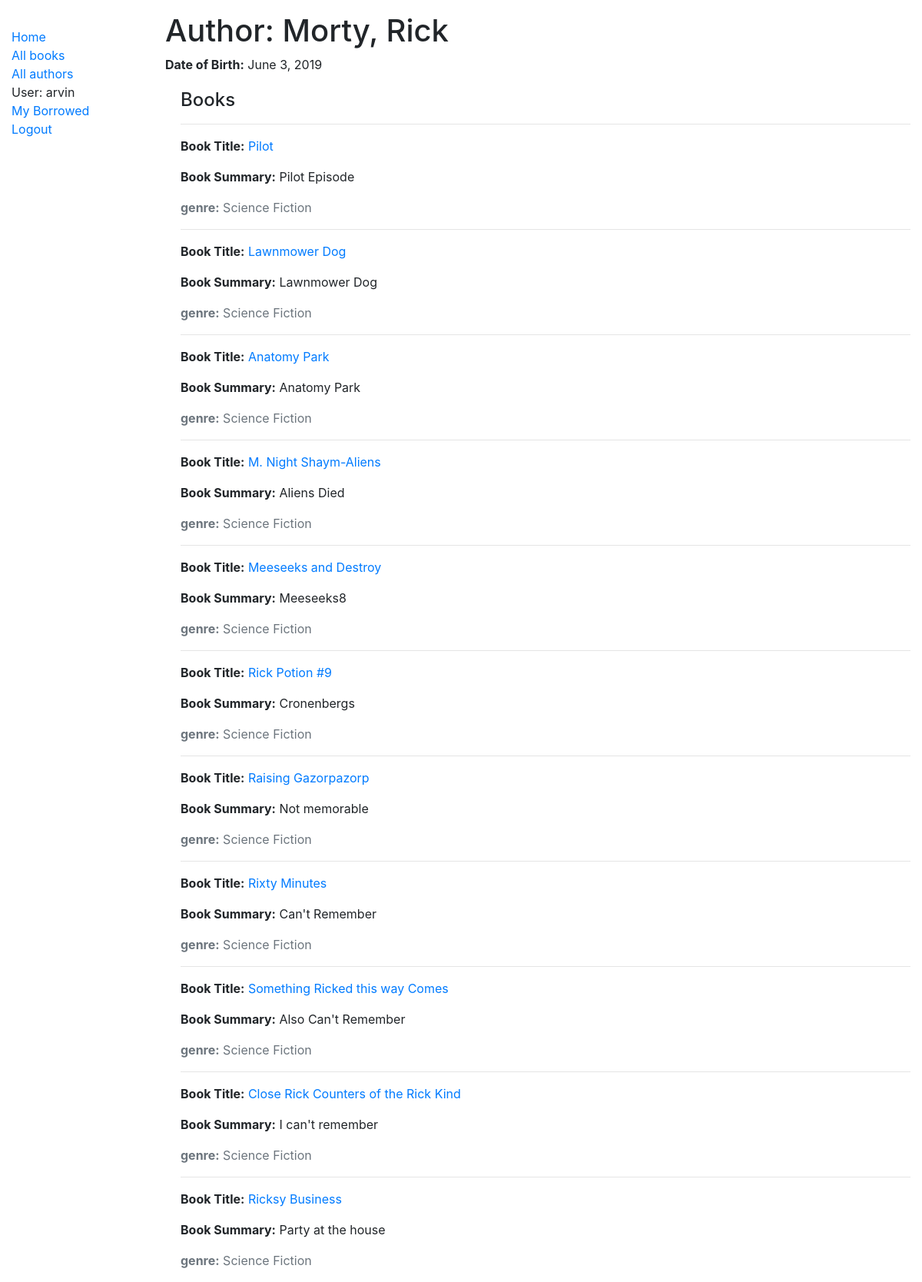
The page /author/1 (signed in) on the database its author committed.
### catalog/models.py (models this page shows, shortened)
class Author(models.Model):
    first_name = models.CharField(max_length=100)
    last_name = models.CharField(max_length=100)
    date_of_birth = models.DateField(null=True, blank=True)
    date_of_death = models.DateField('died', null=True, blank=True)
    class Meta:
        ordering = ['last_name', 'first_name']

class Book(models.Model):
    title = models.CharField(max_length=200)
    author = models.ForeignKey('Author', on_delete=models.SET_NULL, null=True)
    summary = models.TextField(max_length=1000, help_text="Enter a brief description of the book")
    isbn = models.CharField('ISBN', max_length=13,
                            help_text='13 Character <a href="https://www.isbn-international.org/content/what-isbn'
                                      '">ISBN number</a>')
    genre = models.ManyToManyField(Genre, help_text="Select a genre for this book")
    language = models.ForeignKey('Language', on_delete=models.SET_NULL, null=True)
    def display_genre(self):
        return ', '.join([genre.name for genre in self.genre.all()[:3]])
    display_genre.short_description = 'Genre'
    class Meta:
        ordering = ['id']
    def get_absolute_url(self):
        return reverse('book-detail', args=[str(self.id)])

class Genre(models.Model):
    name = models.CharField(
        max_length=200,
        help_text="Enter a book genre (e.g. Science Fiction, French Poetry etc.)"
        )

### catalog/views.py (the view)
# urls.py: path('author/<int:pk>', views.AuthorDetailView.as_view(), name='author-detail'),
class AuthorDetailView(generic.DetailView):
    model = Author
    """
    def get_context_data(self, **kwargs):
        object_list = Book.objects.filter(author=self.get_object())
        context = super(AuthorDetailView, self).get_context_data(object_list=object_list, **kwargs)
        return context
        """

### catalog/templates/catalog/author_detail.html
{% extends "catalog/base.html" %}
{% block content %}
  <h1>Author: {{ author.last_name }}, {{ author.first_name }}</h1>
  <p><strong>Date of Birth:</strong> {{ author.date_of_birth }}</p>
  <div style="margin-left:20px;margin-top:20px">
    <h4>Books</h4>
    {% for book in author.book_set.all %}
      <hr>
        <p><strong>Book Title:</strong><a href="{{ book.get_absolute_url }}"> {{ book.title }}</a></p>
        <p><strong>Book Summary:</strong> {{ book.summary }}</p>
        <p class="text-muted"><strong>genre:</strong> {{ book.display_genre }}</p>
    {% endfor %}
  </div>
{% endblock %}

### catalog/templates/catalog/base.html (shortened to what this page needs)
<!DOCTYPE html>{% load static %}
<html lang="en">
<head>
  <link rel="stylesheet" href="https://stackpath.bootstrapcdn.com/bootstrap/4.1.3/css/bootstrap.min.css">
  <link rel="stylesheet" href="{% static 'catalog/main.css' %}">
  {% load static %}
</head>
<body>
  <div class="container-fluid mt-3">
    <div class="row">
      <div class="col-sm-2">
      {% block sidebar %}
        <ul class="sidebar-nav">
          <li><a href="{% url 'index' %}">Home</a></li>
          <li><a href="{% url 'books' %}">All books</a></li>
          <li><a href="{% url 'authors' %}">All authors</a></li>
          {% if user.is_authenticated %}
          <li>User: {{ user.get_username }}</li>
          <li><a href="{% url 'my-borrowed' %}">My Borrowed</a></li>
          <li><a href="{% url 'logout'%}?next={{request.path}}">Logout</a></li>
          {% else %}
          <li><a href="{% url 'login'%}?next={{request.path}}">Login</a></li>
          {% endif %}
          </ul>
     {% endblock %}
      </div>
      <div class="col-sm-10 ">
        {% block content %}{% endblock content %}
      </div>
    </div>
  </div>
</body>
</html>

### catalog/static/catalog/main.css (style rules this page uses)
.sidebar-nav { margin-top: 20px; padding: 0; list-style: none; }

### rows shown on the page
Author: last_name "Morty", first_name "Rick", date_of_birth "June 3, 2019"
Book: title "Pilot", summary "Pilot Episode", display_genre "Science Fiction"
Book: title "Lawnmower Dog", summary "Lawnmower Dog", display_genre "Science Fiction"
Book: title "Anatomy Park", summary "Anatomy Park", display_genre "Science Fiction"
Book: title "M. Night Shaym-Aliens", summary "Aliens Died", display_genre "Science Fiction"
Book: title "Meeseeks and Destroy", summary "Meeseeks8", display_genre "Science Fiction"
Book: title "Rick Potion #9", summary "Cronenbergs", display_genre "Science Fiction"
Book: title "Raising Gazorpazorp", summary "Not memorable", display_genre "Science Fiction"
Book: title "Rixty Minutes", summary "Can't Remember", display_genre "Science Fiction"
Book: title "Something Ricked this way Comes", summary "Also Can't Remember", display_genre "Science Fiction"
Book: title "Close Rick Counters of the Rick Kind", summary "I can't remember", display_genre "Science Fiction"
Book: title "Ricksy Business", summary "Party at the house", display_genre "Science Fiction"

### other values the page prints
{{ user.get_username }} "arvin"
